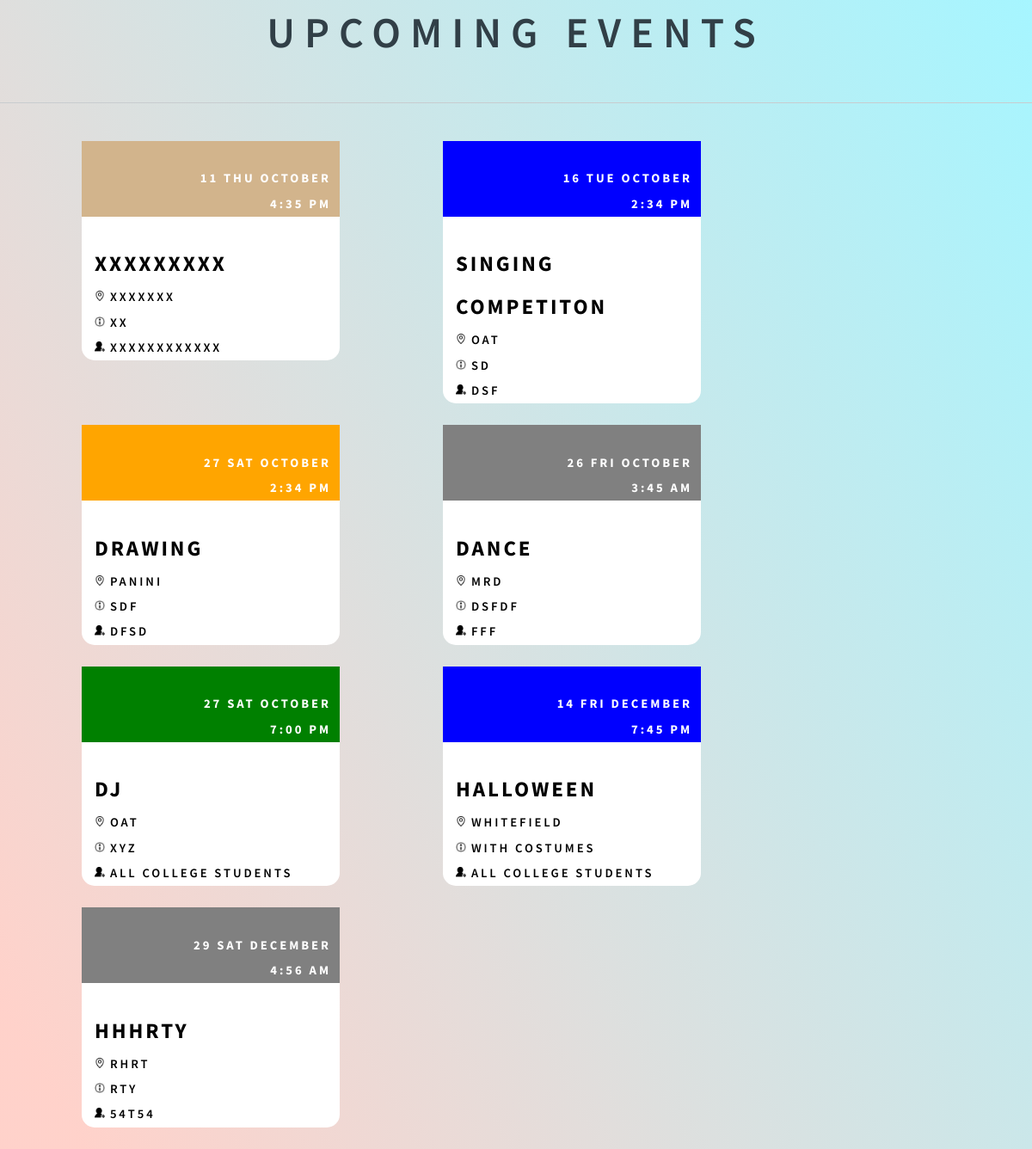
The app's page /notifications/php/notify.php, older data.
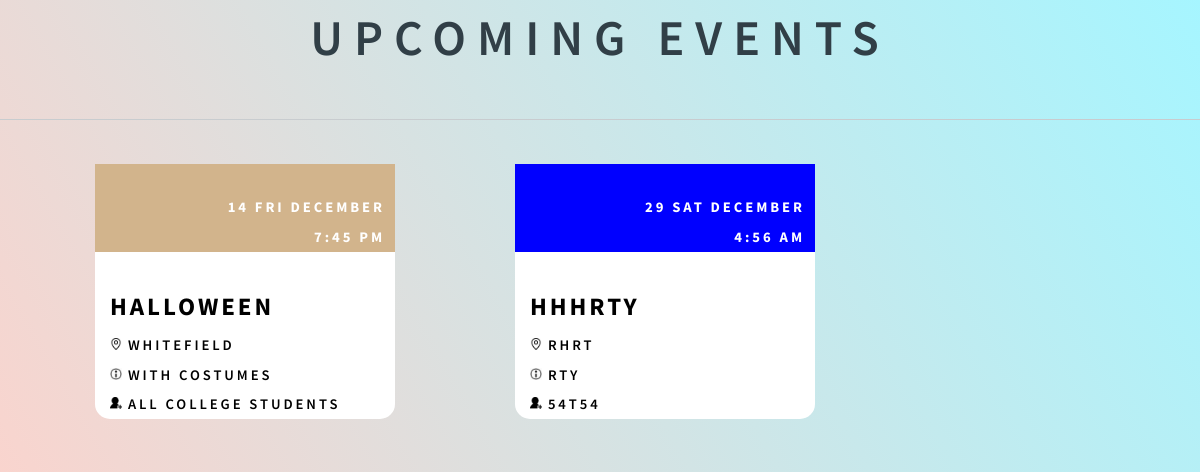
The same page, newer data.
### tables this page shows
CREATE TABLE `create_event` (
  `event_id` int(11) NOT NULL,
  `club_id` varchar(20) NOT NULL,
  `date_cur` date NOT NULL,
  `time_cur` time NOT NULL,
  `end_time` time NOT NULL,
  `event_name` varchar(20) NOT NULL,
  `place` varchar(100) NOT NULL,
  `more_info` text NOT NULL,
  `invite` text NOT NULL
);

### notifications/php/notify.php (the view, shortened to what this page needs)
<!DOCTYPE html>
<html lang="en">
	<head>
		<h1 style="font-size:50px;text-align:center;"><b>Upcoming Events</b></h1>
		<link rel="stylesheet" href="https://maxcdn.bootstrapcdn.com/bootstrap/3.3.7/css/bootstrap.min.css">
		<link rel="stylesheet" href="../css/main1.css" />
	</head>
	<body class="is-preload">
		<?php
			$servername = "localhost";
			$username1 = "root";
			$password1 = "";
			$dbname = "portal";
			$link = mysqli_connect($servername, $username1, $password1, $dbname);
			$a="SELECT * from create_event";
			$result=mysqli_query($link,$a);
			echo'<hr />';
			echo'<div class="container-fluid">';
			if (mysqli_num_rows($result) > 0)
			{
				while($row = mysqli_fetch_assoc($result))
				{
					echo'<div class="col-lg-3 " id="rcorners3" >';
					echo'<div class="bg-primary text-right nested_div">';
					echo'<span class="position_text">';
					echo"<br>";
					$newDate = date("d D F", strtotime($row["date_cur"]));
					echo $newDate;
					echo"</span>";
					echo'<span class="position_text">';
					echo"<br>";
					echo date("g:i a", strtotime($row["time_cur"]));
					echo'</span>';
					echo'</div>';
					echo"<br>";
					echo'<span class="bold_text">';
					echo $row["event_name"];
					echo'</span>';
					echo"<br>";
					echo' <img src="../images/location_icon.png" alt="Fjords" height="12" width="12">';
					echo $row["place"];
					echo"<br>";
					echo' <img src="../images/more_info.png" alt="Fjords" height="12" width="12">';
					echo $row["more_info"];
					echo"<br>";
					echo' <img src="../images/invite.png" alt="Fjords" height="12" width="12">';
					echo $row["invite"];
					echo"<br>";
					echo"</div>";
				}
				echo'</div>';
			}
		?>
	</body>
</html>

### notifications/css/main1.css (style rules this page uses)
html, body, div, span, applet, object, iframe, h1, h2, h3, h4, h5, h6, p, blockquote, pre, a, abbr, acronym, address, big, cite, code, del, dfn, em, img, ins, kbd, q, s, samp, small, strike, strong, sub, sup, tt, var, b, u, i, center, dl, dt, dd, ol, ul, li, fieldset, form, label, legend, table, caption, tbody, tfoot, thead, tr, th, td, article, aside, canvas, details, embed, figure, figcaption, footer, header, hgroup, menu, nav, output, ruby, section, summary, time, mark, audio, video { margin: 0; padding: 0; border: 0; font-size: 100%; font: inherit; vertical-align: baseline; }
body { line-height: 1; }
body { -webkit-text-size-adjust: none; }
.position_text { margin-right: 10px; }
.container-fluid { padding: 0px 0px; }
.bold_text { font-weight:bold; font-size:25px; color:black; }
#rcorners3 { border-radius: 15px; }
[class*="col-"] { margin-bottom: 25px; margin-right: 25px; margin-left: 95px; background-color:white; }
html { box-sizing: border-box; }
*, *:before, *:after { box-sizing: inherit; }
html { height: 100%; }
body { height: 100%; background-color: #ffffff; background-image: url("images/overlay.png"), -moz-linear-gradient(60deg, rgba(255, 165, 150, 0.5) 5%, rgba(0, 228, 255, 0.35)), url("../../images/bg.jpg"); background-image: url("images/overlay.png"), -webkit-linear-gradient(60deg, rgba(255, 165, 150, 0.5) 5%, rgba(0, 228, 255, 0.35)), url("../../images/bg.jpg"); background-image: url("images/overlay.png"), -ms-linear-gradient(60deg, rgba(255, 165, 150, 0.5) 5%, rgba(0, 228, 255, 0.35)), url("../../images/bg.jpg"); background-image: url("images/overlay.png"), linear-gradient(60deg, rgba(255, 165, 150, 0.5) 5%, rgba(0, 228, 255, 0.35)), url("../../images/bg.jpg"); background-repeat: repeat, no-repeat, no-repeat; background-size: 100px 100px, cover, cover; background-position: top left, center center, bottom center; background-attachment: fixed, fixed, fixed; }
body:after { content: ''; display: block; position: fixed; top: 0; left: 0; width: 100%; height: inherit; opacity: 0; z-index: 1; background-color: #ffffff; background-image: url("images/overlay.png"), -moz-linear-gradient(60deg, rgba(255, 165, 150, 0.5) 5%, rgba(0, 228, 255, 0.35)); background-image: url("images/overlay.png"), -webkit-linear-gradient(60deg, rgba(255, 165, 150, 0.5) 5%, rgba(0, 228, 255, 0.35)); background-image: url("images/overlay.png"), -ms-linear-gradient(60deg, rgba(255, 165, 150, 0.5) 5%, rgba(0, 228, 255, 0.35)); background-image: url("images/overlay.png"), linear-gradient(60deg, rgba(255, 165, 150, 0.5) 5%, rgba(0, 228, 255, 0.35)); background-repeat: repeat, no-repeat; background-size: 100px 100px, cover; background-position: top left, center center; -moz-transition: opacity 1.75s ease-out; -webkit-transition: opacity 1.75s ease-out; -ms-transition: opacity 1.75s ease-out; transition: opacity 1.75s ease-out; }
body, input, select, textarea { color: black; font-family: "Source Sans Pro", Helvetica, sans-serif; font-size: 14pt; font-weight: 600; line-height: 2; letter-spacing: 0.2em; text-transform: uppercase; }
@media screen and (max-width: 1680px) { body, input, select, textarea { font-size: 11pt; } }
.nested_div { margin-right: -15px; margin-left: -15px; }
strong, b { color: #313f47; }
h1, h2, h3, h4, h5, h6 { color: #313f47; line-height: 1.5; margin: 0 0 0.75em 0; }
h1 { font-size: 1.85em; letter-spacing: 0.22em; margin: 0 0 0.525em 0; }
hr { border: 0; border-bottom: solid 1px #c8cccf; margin: 3em 0; }

Row changes from the older to the newer data that the page shows:
removed create_event: date_cur "11 THU OCTOBER", time_cur "4:35 PM", event_name "XXXXXXXXX", place "XXXXXXX", more_info "XX", invite "XXXXXXXXXXXX"
removed create_event: date_cur "16 TUE OCTOBER", time_cur "2:34 PM", event_name "SINGING COMPETITON", place "OAT", more_info "SD", invite "DSF"
removed create_event: date_cur "27 SAT OCTOBER", time_cur "2:34 PM", event_name "DRAWING", place "PANINI", more_info "SDF", invite "DFSD"
removed create_event: date_cur "26 FRI OCTOBER", time_cur "3:45 AM", event_name "DANCE", place "MRD", more_info "DSFDF", invite "FFF"
removed create_event: date_cur "27 SAT OCTOBER", time_cur "7:00 PM", event_name "DJ", place "OAT", more_info "XYZ", invite "ALL COLLEGE STUDENTS"
